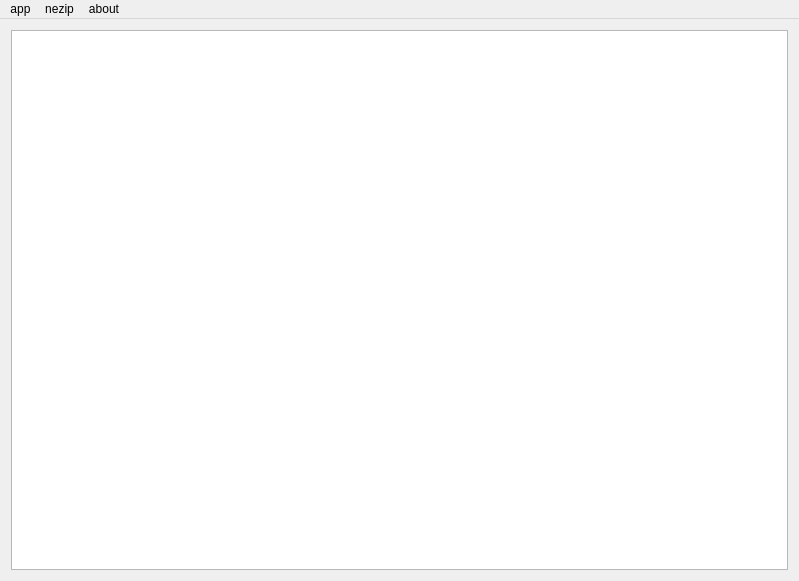
<?xml version="1.0" encoding="UTF-8"?>
<ui version="4.0">
 <class>MainWindow</class>
 <widget class="QMainWindow" name="MainWindow">
  <property name="geometry">
   <rect>
    <x>0</x>
    <y>0</y>
    <width>799</width>
    <height>581</height>
   </rect>
  </property>
  <property name="windowTitle">
   <string>MainWindow</string>
  </property>
  <widget class="QWidget" name="centralWidget">
   <layout class="QVBoxLayout" name="verticalLayout">
    <item>
     <widget class="QTableWidget" name="tableWidget"/>
    </item>
   </layout>
  </widget>
  <widget class="QMenuBar" name="menuBar">
   <property name="geometry">
    <rect>
     <x>0</x>
     <y>0</y>
     <width>799</width>
     <height>23</height>
    </rect>
   </property>
   <widget class="QMenu" name="menuApp">
    <property name="title">
     <string>app</string>
    </property>
    <addaction name="actionAppQuit"/>
   </widget>
   <widget class="QMenu" name="menuAbout">
    <property name="title">
     <string>about</string>
    </property>
    <widget class="QMenu" name="menu_NO_MONEY">
     <property name="title">
      <string>!!!NO MONEY!!!</string>
     </property>
     <addaction name="actionCrashInvalidParamCrash"/>
     <addaction name="actionCrashPureCallCrash"/>
     <addaction name="actionCrashDerefZeroCrash"/>
     <addaction name="actionCrashQFatal"/>
     <addaction name="actionCrashdebugbreak"/>
     <addaction name="actionCrashDebugBreak"/>
     <addaction name="actionCrashExit"/>
     <addaction name="actionCrashExitProcess"/>
     <addaction name="actionCrashTerminateProcess"/>
    </widget>
    <addaction name="actionAppVersion"/>
    <addaction name="menu_NO_MONEY"/>
   </widget>
   <widget class="QMenu" name="menuNezip">
    <property name="title">
     <string>nezip</string>
    </property>
    <addaction name="actionNezipLoadDrv"/>
    <addaction name="actionNezipAskData"/>
   </widget>
   <addaction name="menuApp"/>
   <addaction name="menuNezip"/>
   <addaction name="menuAbout"/>
  </widget>
  <action name="actionAppQuit">
   <property name="text">
    <string>appQuit</string>
   </property>
  </action>
  <action name="actionAppVersion">
   <property name="text">
    <string>appVersion</string>
   </property>
  </action>
  <action name="actionCrashPureCallCrash">
   <property name="text">
    <string>Crash_PureCallCrash</string>
   </property>
  </action>
  <action name="actionCrashInvalidParamCrash">
   <property name="text">
    <string>Crash_InvalidParamCrash</string>
   </property>
  </action>
  <action name="actionCrashDerefZeroCrash">
   <property name="text">
    <string>Crash_DerefZeroCrash</string>
   </property>
  </action>
  <action name="actionCrashQFatal">
   <property name="text">
    <string>Crash_qFatal</string>
   </property>
  </action>
  <action name="actionCrashdebugbreak">
   <property name="text">
    <string>Crash_debugbreak</string>
   </property>
  </action>
  <action name="actionCrashDebugBreak">
   <property name="text">
    <string>Crash_DebugBreak</string>
   </property>
  </action>
  <action name="actionCrashExit">
   <property name="text">
    <string>Crash_exit</string>
   </property>
  </action>
  <action name="actionCrashExitProcess">
   <property name="text">
    <string>Crash_ExitProcess</string>
   </property>
  </action>
  <action name="actionCrashTerminateProcess">
   <property name="text">
    <string>Crash_TerminateProcess</string>
   </property>
  </action>
  <action name="actionNezipAskData">
   <property name="text">
    <string>nezipAskData</string>
   </property>
  </action>
  <action name="actionNezipLoadDrv">
   <property name="text">
    <string>nezipLoadDrv</string>
   </property>
  </action>
 </widget>
 <layoutdefault spacing="6" margin="11"/>
 <resources/>
 <connections/>
</ui>
